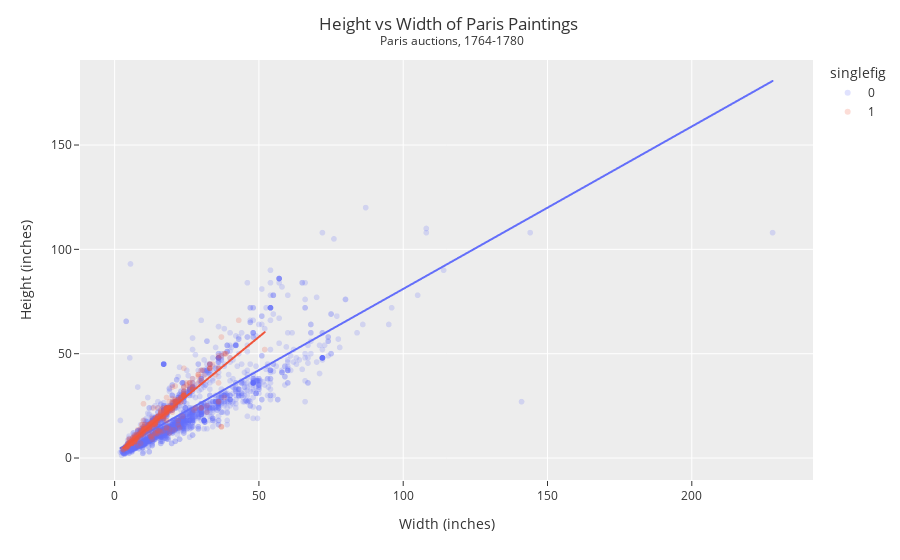

Here is the notebook cell this chart was saved with:
### Markdown cell above
IN the plot above we added another variable by coloring by whether or not there were landscape features in the painting. Then the trendline='ols' now gives us two lines. Here there is some evidence that if a painting in landscape, then it tends to be wider than it is tall.

**Exercise 1** Redo the plot above except color by some other variable that takes values of zero or one. Describe what the ols trendline tells you about the height and width of that type of painting. Eg. Does a painting being described as pastoral mean it is taller or wider than if it is not pastoral?

1. Choose a column that has just 0 and 1 as entries
2. Change those values into strings using apply and lambda
3. Do a value counts and talk about the balance in the data
4. Create a scatter plot with an old trendline colored by your focal column
5. Describe in words what you plot is telling you.

### Code cell
DF['singlefig'] = DF['singlefig'].apply(lambda x: str(x))

fig = px.scatter(DF,
                 x='Width_in',
                 y="Height_in",
                 color='singlefig',
                 opacity=0.2,
                 trendline='ols')

fig.update_layout(template="ggplot2",
                  title='Height vs Width of Paris Paintings <br><sup> Paris auctions, 1764-1780</sup>',
                  title_x=0.5,
                  xaxis_title="Width (inches)",
                  yaxis_title="Height (inches)")

fig.show()

# It looks like the height tends to be greater when compared to the width when it comes to paintings that feature a single person

### Figure 1 — Plotly figure (JSON) as saved in the notebook; plotly's stock layout.template omitted (floating-point values rounded to 4 significant figures; data arrays with more than 128 entries replaced by an {"elided": "..."} marker saying what was removed)
{"data": [{"hovertemplate": "singlefig=0<br>Width_in=%{x}<br>Height_in=%{y}<extra></extra>", "legendgroup": "0", "marker": {"color": "#636efa", "opacity": 0.2, "symbol": "circle"}, "mode": "markers", "name": "0", "showlegend": true, "type": "scattergl", "x": {"elided": "2983 float values"}, "xaxis": "x", "y": {"elided": "2983 float values"}, "yaxis": "y"}, {"hovertemplate": "<b>OLS trendline</b><br>Height_in = 0.778448 * Width_in + 3.19261<br>R<sup>2</sup>=0.685782<br><br>singlefig=0<br>Width_in=%{x}<br>Height_in=%{y} <b>(trend)</b><extra></extra>", "legendgroup": "0", "marker": {"color": "#636efa", "symbol": "circle"}, "mode": "lines", "name": "0", "showlegend": false, "type": "scattergl", "x": {"elided": "2754 float values"}, "xaxis": "x", "y": {"elided": "2754 float values"}, "yaxis": "y"}, {"hovertemplate": "singlefig=1<br>Width_in=%{x}<br>Height_in=%{y}<extra></extra>", "legendgroup": "1", "marker": {"color": "#EF553B", "opacity": 0.2, "symbol": "circle"}, "mode": "markers", "name": "1", "showlegend": true, "type": "scattergl", "x": {"elided": "410 float values"}, "xaxis": "x", "y": {"elided": "410 float values"}, "yaxis": "y"}, {"hovertemplate": "<b>OLS trendline</b><br>Height_in = 1.13139 * Width_in + 1.46848<br>R<sup>2</sup>=0.839111<br><br>singlefig=1<br>Width_in=%{x}<br>Height_in=%{y} <b>(trend)</b><extra></extra>", "legendgroup": "1", "marker": {"color": "#EF553B", "symbol": "circle"}, "mode": "lines", "name": "1", "showlegend": false, "type": "scattergl", "x": {"elided": "381 float values"}, "xaxis": "x", "y": {"elided": "381 float values"}, "yaxis": "y"}], "layout": {"autosize": true, "legend": {"title": {"text": "singlefig"}, "tracegroupgap": 0}, "margin": {"t": 60}, "title": {"text": "Height vs Width of Paris Paintings <br><sup> Paris auctions, 1764-1780</sup>", "x": 0.5}, "xaxis": {"anchor": "y", "autorange": true, "domain": [0, 1], "range": [-12.61, 242.6], "title": {"text": "Width (inches)"}, "type": "linear"}, "yaxis": {"anchor": "x", "autorange": true, "domain": [0, 1], "range": [-12.29, 190.8], "title": {"text": "Height (inches)"}, "type": "linear"}}}
